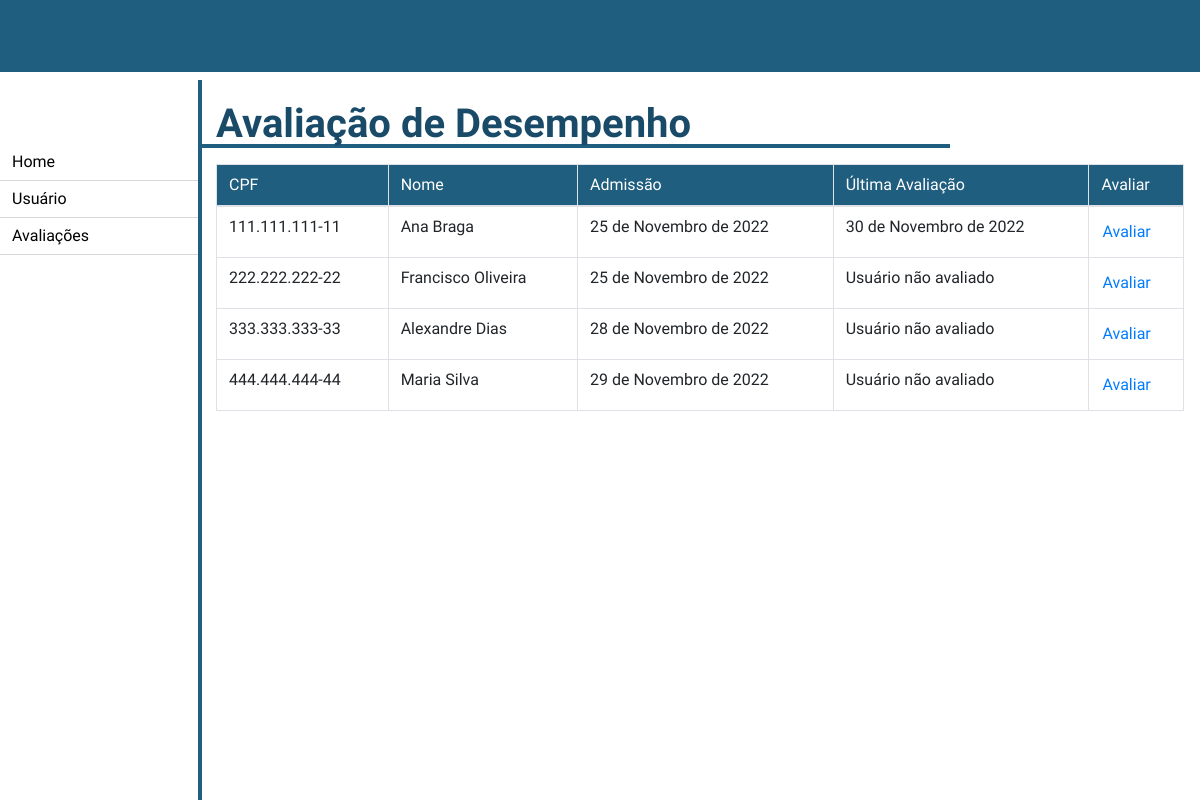
The page /recursos_humanos/avaliacao_desempenho/ on the database its author committed.
### recursos_humanos/models.py (models this page shows, shortened)
class Usuario(models.Model):
    FUNCAO = (
        ('presidente', "Presidente"),
        ('diretos', "Diretor"),
        ('gerente', "Gerente"),
        ('chefe', "Chefe"),
        ('colaborador', "Colaborador"),
        ('cedido', "Cedido a outro orgão"),
        ('recursos_humanos', "Recursos Humanos"),
    )
    CLASSE = (
        ('classe1', "Classe 1"),
        ('classe2', "Classe 2"),
        ('classe3', "Classe 3"),
    )
    NIVEL = (
        ('', '----'),
        ('i', "I"),
        ('ii', "II"),
        ('iii', "III"),
        ('iv', "IV"),
        ('v', "V"),
        ('vi', "VI"),
        ('vii', "VII"),
        ('viii', "VIII"),
        ('ix', "IX"),
        ('x', "X"),
        ('xi', "XI"),
        ('xii', "XII"),
    )
    nome = models.CharField(max_length=100, blank=False, null=False)
    senha = models.CharField(max_length=20, blank=False, null=False)
    email = models.EmailField(blank=False, null=False)
    cpf = models.CharField(max_length=14, blank=False, null=False)
    data_criacao_usuario = models.DateField(default=datetime.now, blank=False, null=False)
    data_atualizacao_usuario = models.DateField(blank=True, null=True)
    data_inativacao_usuario = models.DateField(blank=True, null=True)
    data_ultima_avaliacao = models.DateField(blank=True, null=True)
    setor = models.CharField(max_length=50)
    cargo = models.CharField(max_length=50)
    funcao = models.CharField(max_length=20, choices=FUNCAO)
    classe = models.CharField(max_length=20, choices=CLASSE)
    nivel = models.CharField(max_length=5, choices=NIVEL, blank=True, null=True)
    gerencia = models.ForeignKey('Gerencia', on_delete=models.CASCADE)
    diretoria = models.ForeignKey('Diretoria', on_delete=models.CASCADE)
    efetivo = models.BooleanField(default=False)
    inativo = models.BooleanField(default=False)
    meritos = models.ManyToManyField(FatorDesempenhoMerito, blank=True)
    demeritos = models.ManyToManyField(FatorDesempenhoDemerito, blank=True)
    avaliacoes = models.ManyToManyField(AvaliacaoDesempenho, blank=True)
    class Meta:
        verbose_name = "Usuário"

### recursos_humanos/views.py (the view)
# urls.py: path('avaliacao_desempenho/', views.avaliacao_desempenho, name='avaliacao_desempenho'),
def avaliacao_desempenho(request):
    usuarios = Usuario.objects.all()
    return render(request, "recursos_humanos/avaliacao_desempenho.html", {'usuarios': usuarios})

### templates/recursos_humanos/avaliacao_desempenho.html
{% extends './home.html' %}
{% block 'conteudo' %}
<h1 class="pl-3 my-2 w-75 font-weight-bold">Avaliação de Desempenho</h1>
<form class="form mt-3 mx-3">
    <div class="input-group mb-3">
        <table class="table table-bordered">
            <thead>
                <tr class="tabela--cabecalho">
                    <th scope="col">CPF</th>
                    <th scope="col">Nome</th>
                    <th scope="col">Admissão</th>
                    <th scope="col">Última Avaliação</th>
                    <th scope="col">Avaliar</th>
                </tr>
            </thead>
            <tbody>
                {% for usuario in usuarios %}
                <tr>
                    <td>{{ usuario.cpf }}</th>
                    <td>{{ usuario.nome }}</td>
                    <td>{{ usuario.data_criacao_usuario }}</td>
                    {% if usuario.data_ultima_avaliacao == None %}
                        <td>Usuário não avaliado</td>
                    {% else %}
                        <td>{{ usuario.data_ultima_avaliacao }}</td>
                    {% endif %}
                    <td>
                        <a href="{% url 'avaliar_usuario' usuario.id %}" class="btn btn-link p-0">Avaliar</a>
                    </td>
                </tr>
                {% endfor %}
            </tbody>
        </table>
    </div>
</form>
{% endblock %}

### locallibrary/static/avaliacao360/css/style.css (style rules this page uses)
html, body, div, span, applet, object, iframe, h1, h2, h3, h4, h5, h6, p, blockquote, pre, a, abbr, acronym, address, big, cite, code, del, dfn, em, img, ins, kbd, q, s, samp, small, strike, b, sub, sup, tt, var, b, u, i, center, dl, dt, dd, ol, ul, li, fieldset, form, label, legend, table, caption, tbody, tfoot, thead, tr, th, td, article, aside, canvas, details, embed, figure, figcaption, footer, header, hgroup, menu, nav, output, ruby, section, summary, time, mark, audio, video { margin: 0; padding: 0; border: 0; font-size: 100%; font: inherit; vertical-align: baseline; font-family: 'Rhodium Libre', serif; }
body { line-height: 1; }
table { border-collapse: collapse; border-spacing: 0; }
h1 { color: #194b69; border-bottom-width: 4px; border-bottom-style: solid; border-bottom-color: #205e7f; font-size: 2.5em; }
.tabela--cabecalho { color: white; background-color: #205e7f; }

### rows shown on the page
Usuario: cpf "111.111.111-11", nome "Ana Braga", data_criacao_usuario "25 de Novembro de 2022", data_ultima_avaliacao "30 de Novembro de 2022"
Usuario: cpf "222.222.222-22", nome "Francisco Oliveira", data_criacao_usuario "25 de Novembro de 2022", shows "Usuário não avaliado"
Usuario: cpf "333.333.333-33", nome "Alexandre Dias", data_criacao_usuario "28 de Novembro de 2022", shows "Usuário não avaliado"
Usuario: cpf "444.444.444-44", nome "Maria Silva", data_criacao_usuario "29 de Novembro de 2022", shows "Usuário não avaliado"
